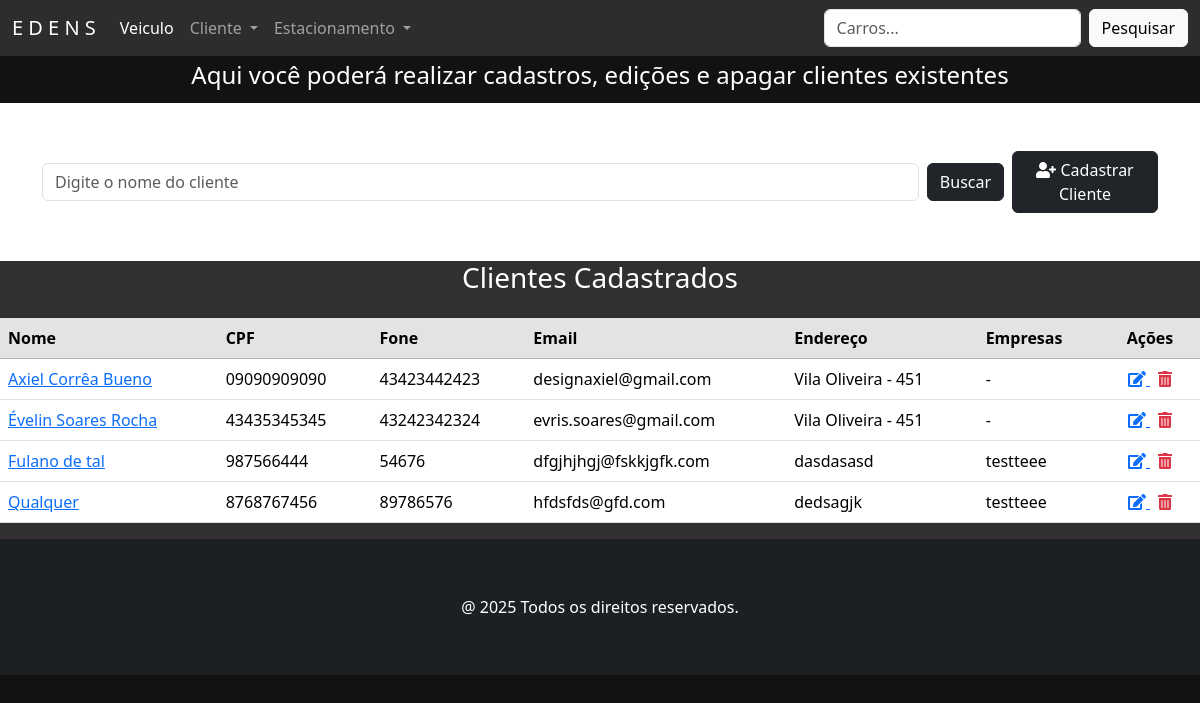
Page /clientes/ on the earlier database version.
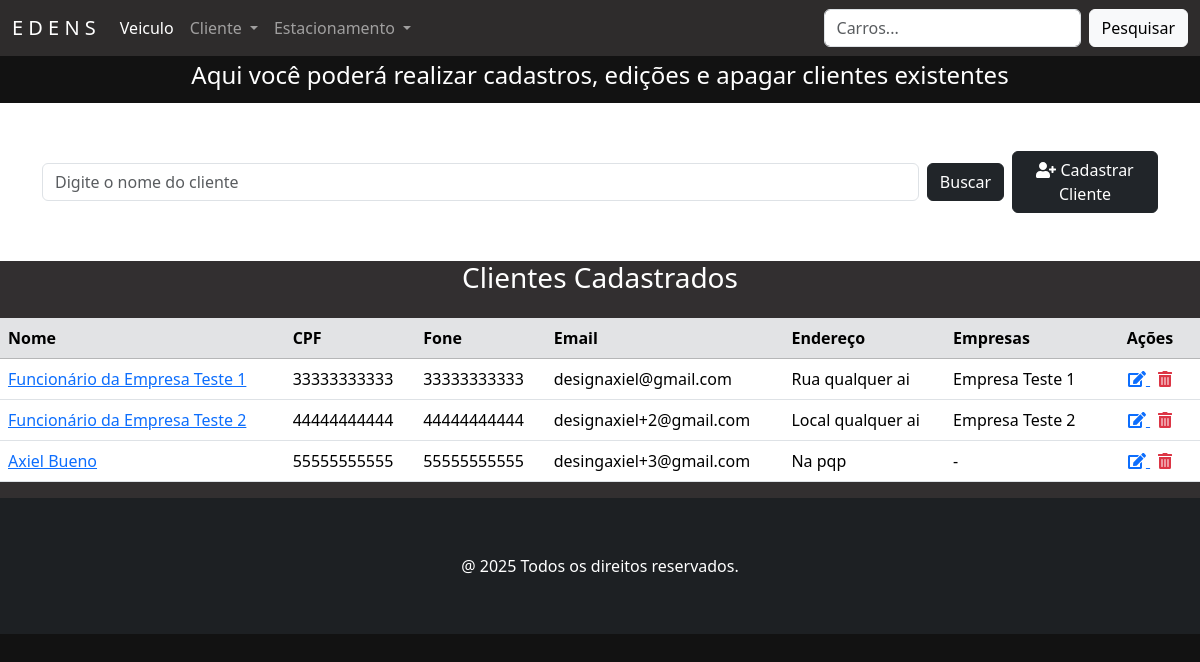
Same page on the later database version.
### pessoa/models.py (models this page shows, shortened)
class Pessoa(models.Model):
    nome = models.CharField('Nome', max_length=50, help_text='Nome completo')
    cpf = models.CharField('CPF', max_length=11, help_text='CPF completo', unique=True)
    fone = models.CharField('Fone', max_length=11, help_text='Número de telefone', unique=True)
    email = models.EmailField('Email', max_length=100, unique=True, null=True, blank=True)
    class Meta:
        abstract = True

class Cliente(Pessoa):
    endereco = models.CharField('Endereço', max_length=100, help_text='Endereço Completo')
    empresa = models.ManyToManyField(Juridico, blank=True, related_name='clientes')
    class Meta:
        verbose_name = 'Cliente'
        verbose_name_plural = 'Clientes'

### juridico/models.py (models this page shows, shortened)
class Juridico(models.Model):
    nome = models.CharField('Nome', max_length=50, help_text='Nome da Empresa', unique=True)
    cnpj = models.CharField(max_length=18, unique=True, help_text='CNPJ da Empresa')
    email = models.EmailField('Email', max_length=100, help_text='Email da Empresa', unique=True, blank=True, null=True)
    fone = models.CharField('Fone', max_length=20, help_text='Fone da Empresa', unique=True)
    class Meta:
        verbose_name = 'Juridico'
        verbose_name_plural = 'Juridicos'

### pessoa/views.py (the view)
# urls.py: path('clientes/', ClienteView.as_view(), name='clientes'),
class ClienteView(ListView):
    model = Cliente
    template_name ='pessoas.html'
    def get_queryset(self):
        buscar = self.request.GET.get('buscar')
        qs = super(ClienteView, self).get_queryset()
        if buscar:
            qs = qs.filter(nome__icontains=buscar)
        if qs.count() > 0:
            paginator = Paginator(qs, 10)
            listagem = paginator.get_page(self.request.GET.get('page'))
            return listagem
        else:
            return messages.info(self.request, 'Não existem clientes cadastrados.')

### pessoa/templates/pessoas.html (shortened to what this page needs)
{% extends 'principal.html' %}
{% load django_bootstrap5 %}
{% load static %}
{% block content %}
    <div class="contaier-flex text-center text-white" style="background-color: #121212; padding: 5px">
        <h4>Aqui você poderá realizar cadastros, edições e apagar clientes existentes</h4>
    </div>
    <section class="section">
    <div class="container mb-5 mt-5">
        <form action="" method="GET" class="d-flex justify-content-start align-items-center gap-2">
            <input class="form-control" type="text" name="buscar" value="{{ request.GET.buscar }}"
                   placeholder="Digite o nome do cliente" style="max-width: 900px;">
            <button type="submit" class="btn btn-dark">Buscar</button>
            <a href="{% url 'cliente_adicionar' %}" class="btn btn-dark">
                <i class="fas fa-user-plus"></i> Cadastrar Cliente
            </a>
        </form>
    </div>
</section>
        {% if object_list %}
        <div class="card-body" style="background-color: #322f30">
            <h3 class="text-center text-white mb-4">Clientes Cadastrados</h3>
            <div class="table-responsive">
                <table class="table table-hover">
                    <thead class="table-secondary">
                        <tr>
                            <th>Nome</th>
                            <th>CPF</th>
                            <th>Fone</th>
                            <th>Email</th>
                            <th>Endereço</th>
                            <th>Empresas</th>
                            <th style="width: 100px; text-align: center">Ações</th>
                        </tr>
                    </thead>
                    <tbody>
                        {% for cliente in object_list %}
                        <tr>
                            <td>
                                <a href="#" data-bs-toggle="modal" data-bs-target="#modal{{ cliente.id }}">
                                    {{ cliente.nome }}
                                </a>
                            </td>
                            <td>{{ cliente.cpf }}</td>
                            <td>{{ cliente.fone }}</td>
                            <td>{{ cliente.email }}</td>
                            <td>{{ cliente.endereco }}</td>
                            <td>
                                {% for empresa in cliente.empresa.all %}
                                    {{ empresa.nome }}{% if not forloop.last %}, {% endif %}
                                {% empty %}
                                    -
                                {% endfor %}
                            </td>
                            <td class="text-center">
                                <a href="{% url 'cliente_editar' cliente.pk %}" class="me-2" title="Editar">
                                    <i class="fas fa-edit"></i>
                                </a>
                                <a href="{% url 'cliente_apagar' cliente.pk %}" title="Apagar" class="text-danger">
                                    <i class="fas fa-trash-alt"></i>
                                </a>
                            </td>
                        </tr>
                        {% endfor %}
                    </tbody>
                </table>
            </div>
        </div>
        {% else %}
            <p class="text-center mt-4">Nenhum cliente encontrado.</p>
        {% endif %}
    </div>
{% endblock %}

### home/templates/principal.html (shortened to what this page needs)
<!DOCTYPE html>
{% load static %}
<html lang="pt-br">
{% block head %}
    {% include 'head.html' %}
{% endblock %}
<body>
<div class="container-float bg-white">
    <nav class="navbar navbar-expand-lg navbar-custom navbar-dark sticky-top">
        <div class="container-fluid">
            <a class="navbar-brand" href="{% url 'index' %}">E D E N S</a>
            <div class="collapse navbar-collapse" id="navbarSupportedContent">
                <ul class="navbar-nav me-auto mb-2 mb-lg-0">
                    <li class="nav-item">
                        <a class="nav-link active" aria-current="page" href="{% url 'veiculo' %}">Veiculo</a>
                    </li>
                     <li class="nav-item dropdown">
                        <a class="nav-link dropdown-toggle" href="#" role="button" data-bs-toggle="dropdown"
                        aria-expanded="false">
                            Cliente
                        </a>
                    </li>
                    <li class="nav-item dropdown">
                        <a class="nav-link dropdown-toggle" href="#" role="button" data-bs-toggle="dropdown"
                           aria-expanded="false">
                            Estacionamento
                        </a>
                    </li>
                </ul>
                <form class="d-flex" role="search">
                    <input class="form-control me-2" type="search" placeholder="Carros..." aria-label="Carros..."/>
                    <button class="btn btn-light" type="submit">Pesquisar</button>
                </form>
            </div>
        </div>
    </nav>
    {% block content %}
    {% endblock %}
</body>
{% block footer %}
			{% include "footer.html" %}
		{% endblock %}
</html>

### home/templates/head.html (shortened to what this page needs)
{% load static %}
<head>
    <link rel="stylesheet" href="https://cdn.es.gov.br/fonts/font-awesome/css/font-awesome.min.css">
    <link rel="stylesheet" href="https://cdn.jsdelivr.net/npm/bootstrap@5.3.3/dist/css/bootstrap.min.css"
/>
    <link rel="stylesheet" href="{% static 'css/estilos.css' %}">
</head>

### home/templates/footer.html (shortened to what this page needs)
<section class="section bg-dark p-2 bg-opacity-75">
    <div class="container text-center p-5">
        <p class="text-white m-0">@ 2025 Todos os direitos reservados.</p>
    </div>
</section>

### static/css/estilos.css (style rules this page uses)
.navbar-custom { background-color: #2e2c2c; }
body:not(.navbar-custom) { background-color: #121212; }

Differences in the rows shown:
removed Cliente: nome "Axiel Corrêa Bueno", cpf "09090909090", fone "43423442423", email "designaxiel@gmail.com", endereco "Vila Oliveira - 451"
removed Cliente: nome "Évelin Soares Rocha", cpf "43435345345", fone "43242342324", email "evris.soares@gmail.com", endereco "Vila Oliveira - 451"
removed Cliente: nome "Fulano de tal", cpf "987566444", fone "54676", email "dfgjhjhgj@fskkjgfk.com", endereco "dasdasasd"
removed Juridico: nome "testteee"
removed Cliente: nome "Qualquer", cpf "8768767456", fone "89786576", email "hfdsfds@gfd.com", endereco "dedsagjk"
added Cliente: nome "Funcionário da Empresa Teste 1", cpf "33333333333", fone "33333333333", email "designaxiel@gmail.com", endereco "Rua qualquer ai"
added Juridico: nome "Empresa Teste 1", shown under "Funcionário da Empresa Teste 1"
added Cliente: nome "Funcionário da Empresa Teste 2", cpf "44444444444", fone "44444444444", email "designaxiel+2@gmail.com", endereco "Local qualquer ai"
added Juridico: nome "Empresa Teste 2", shown under "Funcionário da Empresa Teste 2"
added Cliente: nome "Axiel Bueno", cpf "55555555555", fone "55555555555", email "desingaxiel+3@gmail.com", endereco "Na pqp"
